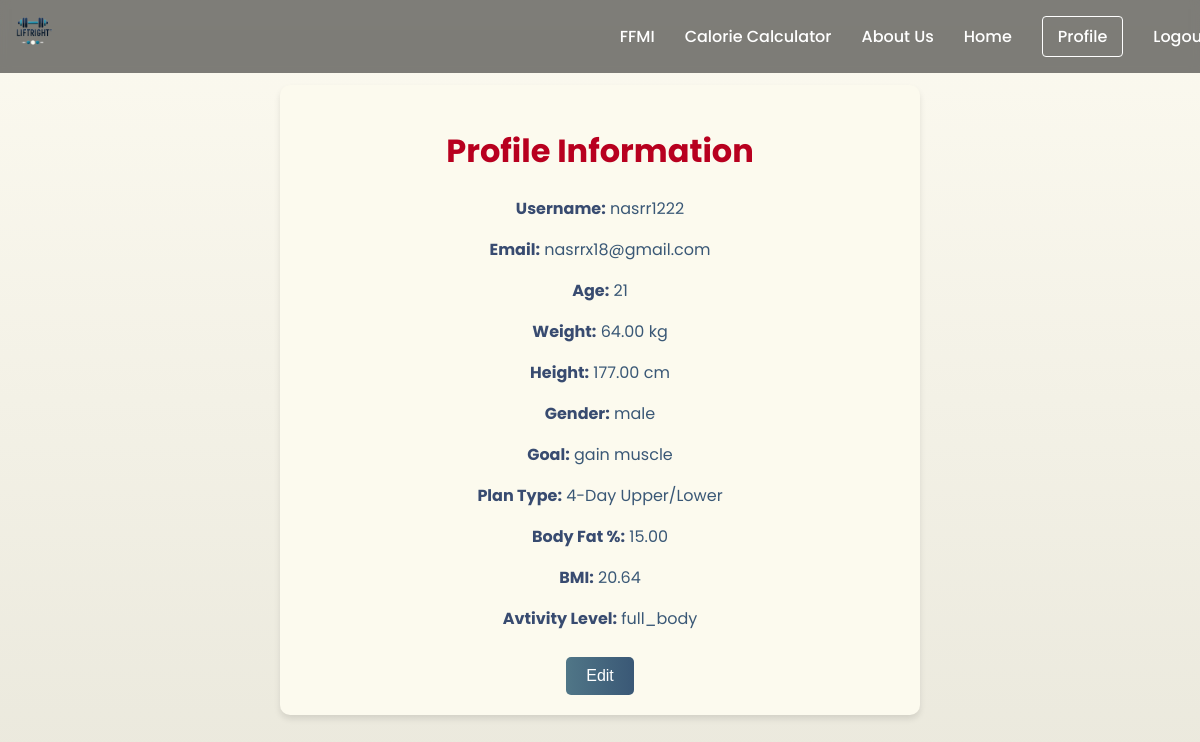
Before: /Profile (signed in) with the older database file.
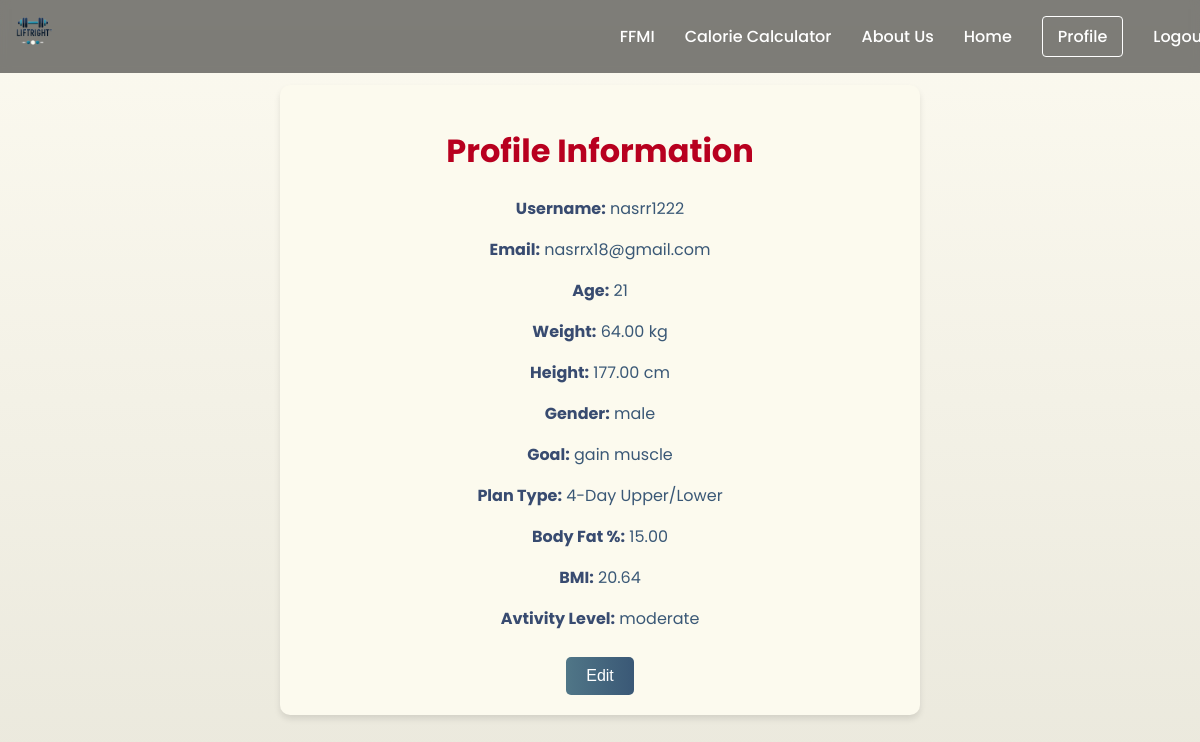
After: the same page with the newer database file.
### LiftRight/models.py (models this page shows)
class User(AbstractUser):
    age = models.PositiveIntegerField(null=True, blank=True,validators=[MinValueValidator(13)])
    weight = models.DecimalField(max_digits=5, decimal_places=2, null=True, blank=True, validators=[
            MinValueValidator(30.0),
            MaxValueValidator(300.0)
        ])
    height = models.DecimalField(max_digits=5, decimal_places=2, null=True, blank=True, validators=[
            MinValueValidator(140.0),
            MaxValueValidator(250.0)
        ])
    gender = models.CharField(max_length=6, choices=[('female', 'Female'), ('male', 'Male')],default='female', null=True, blank=True)
    goal = models.CharField(
        max_length=50,
        choices=[
            ('gain muscle', 'Gain Muscle'),
            ('lose fat', 'Lose Fat'),
        ],
        default='gain muscle',
        null=True,
        blank=True
    )
    body_fat_percentage = models.DecimalField(max_digits=5, decimal_places=2, null=True, blank=True)
    plan_type = models.CharField(
        max_length=50,
        choices=[
            ('full_body', '3-Day Full Body'),
            ('upper_lower', '4-Day Upper/Lower'),
            ('push_pull_legs', '6-Day Push/Pull/Legs'),
        ],
        default='full_body',
        null=True,
        blank=True
    )
    activity_level = models.CharField(
        max_length=50,
        choices=[
            ('sedentary', 'Sedentary'),
            ('moderate', 'Moderate Activity'),
            ('active', 'Active'),
        ],
        default='moderate',
        null=True,
        blank=True
    )

### LiftRight/views.py (the view)
# urls.py: path('Profile',views.LoadProfileUserData,name='Profile'),
@login_required
def LoadProfileUserData(request):
    user = request.user
    context = {
        'name': user.username,
        'email': user.email,
        'age': user.age,
        'height': user.height,
        'weight': user.weight,
        'gender': user.gender,
        'goal': user.goal,
        'body_fat_percentage': user.body_fat_percentage,
        'plan_type': user.get_plan_type_display,
        'bmi': calculate_bmi(user.height, user.weight, user.age, user.gender),
        'activity_level': user.activity_level
    }
    return render(request, 'Profile.html', context)

### LiftRight/utils.py (called while the page is built)
def calculate_bmi(height, weight, age, gender):
    height_m = height / 100  # Convert height to meters
    base_bmi = weight / (height_m ** 2)
    if gender == 'male':
        age_adjustment = float(0.1 * (age / 10))
    else:  # female
        age_adjustment = float(0.15 * (age / 10))
    adjusted_bmi = float(base_bmi) + float(age_adjustment)
    return float(round(adjusted_bmi, 2))

### templates/Profile.html (shortened to what this page needs)
<!DOCTYPE html>
<html lang="en">
<head>
</head>
<body>
    <header>
        <nav class="navbar">
            <a href="#" class="logo">
                {% load static %}
                <img src="{% static 'images/Image.png' %}" alt="Logo">
            </a>
            <ul class="menu-links">
                <li><a href="{% url 'fat_calculator' %}">FFMI</a></li>
                <li><a href="{% url 'calorie_calculator' %}">Calorie Calculator</a></li>
                <li><a href="{% url 'About' %}">About Us</a></li>
                <li><a href="{% url 'Home' %}">Home</a></li>
                <li class="join-btn"><a href="{% url 'Profile' %}">Profile</a></li>
                <li>
                    <a href="#"
                       onclick="if (confirm('Are you sure you want to log out?')) {
                           document.getElementById('logoutForm').submit();
                       }
                       return false;">
                      Logout
                    </a>
                  </li>
            </ul>
        </nav>
    </header>
    <div id="container">
        <h1>Profile Information</h1>
        <div id="data-display">
            <p><span class="label">Username:</span> <span class="value">{{ name }}</span></p>
            <p><span class="label">Email:</span> <span class="value">{{ email }}</span></p>
            <p><span class="label">Age:</span> <span class="value">{{ age }}</span></p>
            <p><span class="label">Weight:</span> <span class="value">{{ weight }} kg</span></p>
            <p><span class="label">Height:</span> <span class="value">{{ height }} cm</span></p>
            <p><span class="label">Gender:</span> <span class="value">{{ gender }}</span></p>
            <p><span class="label">Goal:</span> <span class="value">{{ goal }}</span></p>
            <p><span class="label">Plan Type:</span> <span class="value">{{ plan_type }}</span></p>
            <p><span class="label">Body Fat %:</span> <span class="value">{{ body_fat_percentage }}</span></p>
            <p><span class="label">BMI:</span> <span class="value">{{ bmi }}</span></p>
            <p><span class="label">Avtivity Level:</span> <span class="value">{{ activity_level }}</span></p>
        </div>
        <button id="edit-button" onclick="toggleEditForm()">Edit</button>
    </div>
</body>
</html>

Changed rows visible on the page:
changed User "nasrr1222": activity_level "full_body" → "moderate"
